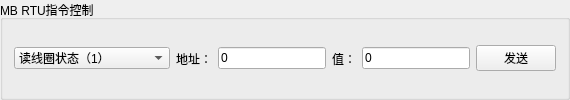
         <widget class="QGroupBox" name="groupBox_10">
          <property name="title">
           <string>MB RTU指令控制</string>
          </property>
          <layout class="QHBoxLayout" name="horizontalLayout_31">
           <item>
            <widget class="QComboBox" name="cbxMbFunc">
             <item>
              <property name="text">
               <string>读线圈状态（1）</string>
              </property>
             </item>
             <item>
              <property name="text">
               <string>读离散输入状态（2）</string>
              </property>
             </item>
             <item>
              <property name="text">
               <string>读保持寄存器（3）</string>
              </property>
             </item>
             <item>
              <property name="text">
               <string>读输入寄存器（4）</string>
              </property>
             </item>
             <item>
              <property name="text">
               <string>写单个线圈（5）</string>
              </property>
             </item>
             <item>
              <property name="text">
               <string>写单个保持寄存器（6）</string>
              </property>
             </item>
             <item>
              <property name="text">
               <string>写多个线圈（15）</string>
              </property>
             </item>
             <item>
              <property name="text">
               <string>写多个保持寄存器（16）</string>
              </property>
             </item>
            </widget>
           </item>
           <item>
            <widget class="QLabel" name="label_33">
             <property name="text">
              <string>地址：</string>
             </property>
            </widget>
           </item>
           <item>
            <widget class="QLineEdit" name="ledMbAddr">
             <property name="text">
              <string>0</string>
             </property>
            </widget>
           </item>
           <item>
            <widget class="QLabel" name="label_54">
             <property name="text">
              <string>值：</string>
             </property>
            </widget>
           </item>
           <item>
            <widget class="QLineEdit" name="ledMbValue">
             <property name="text">
              <string>0</string>
             </property>
            </widget>
           </item>
           <item>
            <widget class="QPushButton" name="btnMbSet">
             <property name="text">
              <string>发送</string>
             </property>
            </widget>
           </item>
          </layout>
         </widget>
